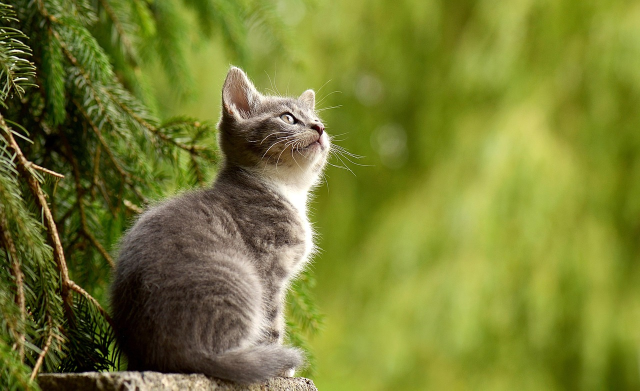
#> input picture opencv/img.jpg, 1280 x 781 px (shown at 1/2 size)
$ python opencv1.py
#> lines starting #> are read from the running program, lines starting #| are printed output that depends on the picture; pictures that were not available may be replaced by others from this repository, and a replacement may not be noted
# 이미지 출력
import cv2

img = cv2.imread('./img.jpg')   # 해당 경로의 파일 읽어오기
#> img is the input picture: shape (781, 1280, 3); mean B, G, R 49.7, 125.8, 119.1
cv2.imshow('img', img)   # img 라는 이름의 창에 img 를 표시
cv2.waitKey(0)   # 지정된 시간(ms) 동안 사용자 키 입력 대기
cv2.destroyAllWindows()   # 모든 창 닫기


# 읽기 옵션
import cv2
img_color = cv2.imread('./img.jpg', cv2.IMREAD_COLOR)   # RGB
img_gray = cv2.imread('./img.jpg', cv2.IMREAD_GRAYSCALE)
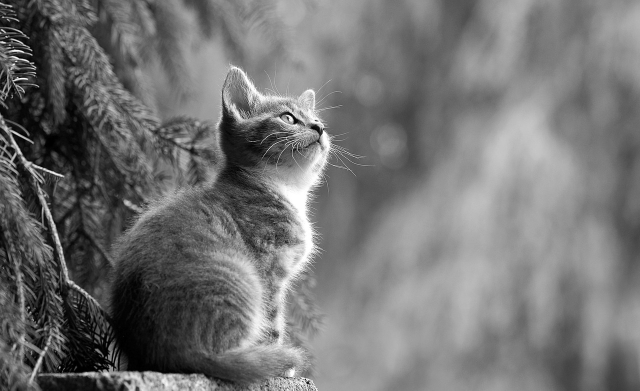
#> img_gray: shape (781, 1280) (shown at 1/2 size); min 0, max 255, mean 115.1
img_unchanged = cv2.imread('./img.jpg', cv2.IMREAD_UNCHANGED)   # 알파채널 포함

cv2.imshow('img_color', img_color)
cv2.imshow('img_gray', img_gray)
cv2.imshow('img_unchanged', img_unchanged)
cv2.waitKey(0)
cv2.destroyAllWindows()


# shape
import cv2
img = cv2.imread('./img.jpg')
img.shape   # 세로, 가로, Channel


# 동영상 파일 출력
import cv2

cap = cv2.VideoCapture('./video.mp4')

while cap.isOpened():
    ret, frame = cap.read()
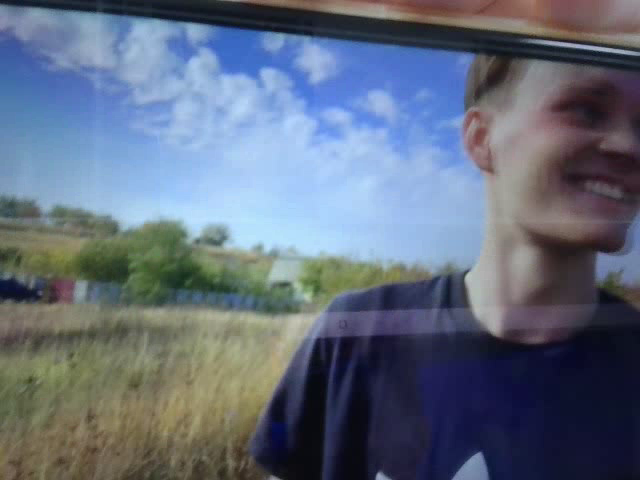
#> input picture frame 1 of auto_frames/output_video.mp4, 640 x 480 px, given in place of video.mp4, which was not available
#> frame is the input picture: shape (480, 640, 3); mean B, G, R 125, 107.8, 97.5
    if not ret:
        print('더 이상 가져올 프레임이 없어요')
        break

    frame = cv2.resize(frame, (360, 640)) # 크기 조절
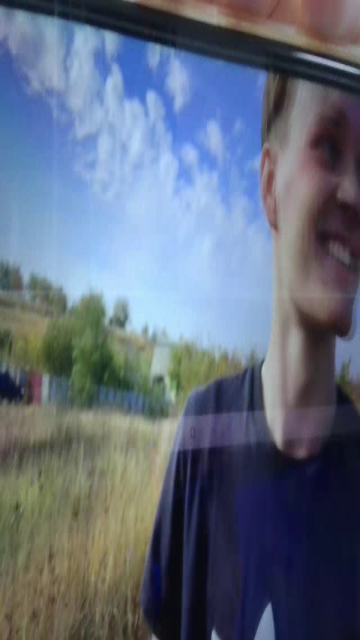
#> frame: shape (640, 360, 3); mean B, G, R 124.9, 107.8, 97.4
    cv2.imshow('frame', frame)   # 일반 환경에서 화면에 출력하는 방법

    if cv2.waitKey(1) & 0xFF == ord('q'):
#> (key q is pressed here)
        print('사용자 입력에 의해 종료합니다')
        break

cap.release()
cv2.destroyAllWindows()


# (Jupyter Notebook_only) 동영상 파일 출력
# 카메라 출력
from IPython.display import HTML
from base64 import b64encode

# 1) 재생할 동영상 파일 경로 지정
video_path = 'video.mp4'  # Colab 작업 디렉토리에 업로드된 파일명

# 2) 파일을 바이너리로 읽어 Base64로 인코딩
#> (the run stopped early here; a loop or call above may not have finished)
